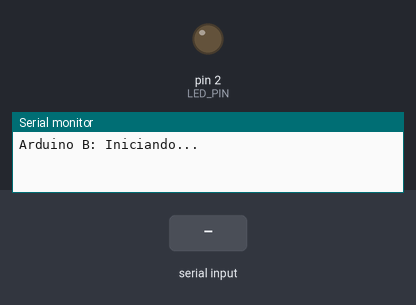
This sketch was run on a simulated Arduino Uno, built with avr-gcc and run on an emulated ATmega328P. Parts: output pins drawn as LEDs (lit = HIGH), the last lines printed to the serial monitor. The test bench sets the inputs (shaded band).

Above: at 1.2 s.
1.3 s: "90,45\n" received over Serial
At 2.1 s:
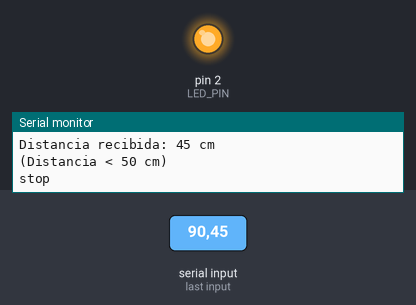
Timing chart, 0 to 4.3 s (numbered marks = the images above; inputs shaded):
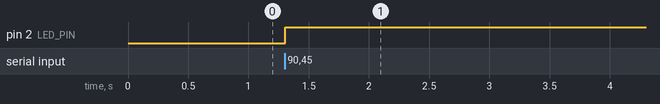

Measured:
- after the input at 1.3 s, pin 2 (LED_PIN): LOW → HIGH at once

The sketch:

Ardino_B.ino
```cpp
#define LED_PIN 2 // Pin del LED en Arduino B

bool alertaActivada = false; // Controla si ya se ha activado el estado de alerta

void setup() {
    Serial.begin(9600);
    pinMode(LED_PIN, OUTPUT);
    Serial.println("Arduino B: Iniciando...");
}

void loop() {
    if (alertaActivada) return; // Si ya se activó la alerta, salir del loop

    if (Serial.available() > 0) {
        int distancia = Serial.parseInt(); // Recibir distancia

        if (distancia > 0) {
            Serial.print("Distancia recibida: ");
            Serial.print(distancia);
            Serial.println(" cm");

            if (distancia < 50) {
                digitalWrite(LED_PIN, HIGH);
                Serial.println("(Distancia < 50 cm)");

                delay(10); // Pausa para asegurar la transmisión
                Serial.println("stop"); // Enviar señal de detención a Arduino A

                Serial.end(); // Finaliza la comunicación serial
                alertaActivada = true; // Marca que ya se activó
            } else {
                digitalWrite(LED_PIN, LOW);
                Serial.println("LED APAGADO");
            }
        }

        // Limpia cualquier byte sobrante
        while (Serial.available()) Serial.read();
    }
}
```
